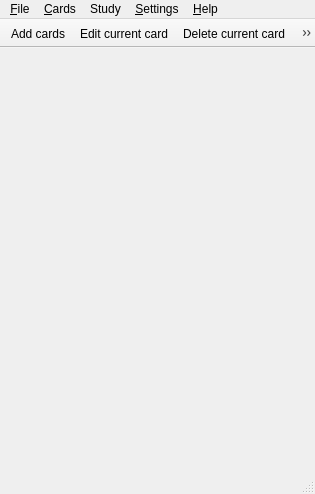
<?xml version="1.0" encoding="UTF-8"?>
<ui version="4.0">
 <class>MainWdgt</class>
 <widget class="QMainWindow" name="MainWdgt">
  <property name="geometry">
   <rect>
    <x>0</x>
    <y>0</y>
    <width>315</width>
    <height>494</height>
   </rect>
  </property>
  <property name="sizePolicy">
   <sizepolicy hsizetype="Minimum" vsizetype="Minimum">
    <horstretch>0</horstretch>
    <verstretch>0</verstretch>
   </sizepolicy>
  </property>
  <property name="windowIcon">
   <iconset resource="mnemosyne.qrc">
    <normaloff>:/mnemosyne/pixmaps/mnemosyne.png</normaloff>:/mnemosyne/pixmaps/mnemosyne.png</iconset>
  </property>
  <widget class="QWidget" name="centralwidget"/>
  <widget class="QMenuBar" name="menu_bar">
   <property name="geometry">
    <rect>
     <x>0</x>
     <y>0</y>
     <width>315</width>
     <height>21</height>
    </rect>
   </property>
   <widget class="QMenu" name="menu_Settings">
    <property name="title">
     <string>&amp;Settings</string>
    </property>
    <addaction name="actionConfigure"/>
    <addaction name="actionManagePlugins"/>
   </widget>
   <widget class="QMenu" name="menu_Help">
    <property name="title">
     <string>&amp;Help</string>
    </property>
    <addaction name="actionGettingStarted"/>
    <addaction name="actionTip"/>
    <addaction name="separator"/>
    <addaction name="actionAbout"/>
   </widget>
   <widget class="QMenu" name="menu_File">
    <property name="title">
     <string>&amp;File</string>
    </property>
    <addaction name="actionFileNew"/>
    <addaction name="actionFileOpen"/>
    <addaction name="actionFileSave"/>
    <addaction name="actionFileSaveAs"/>
    <addaction name="separator"/>
    <addaction name="actionImport"/>
    <addaction name="actionExport"/>
    <addaction name="actionSync"/>
    <addaction name="actionCompact"/>
    <addaction name="separator"/>
    <addaction name="actionFileExit"/>
   </widget>
   <widget class="QMenu" name="menu_Cards">
    <property name="title">
     <string>&amp;Cards</string>
    </property>
    <addaction name="actionAddCards"/>
    <addaction name="actionEditCurrentCard"/>
    <addaction name="actionDeleteCurrentCard"/>
    <addaction name="separator"/>
    <addaction name="actionBrowseCards"/>
    <addaction name="actionFindDuplicates"/>
    <addaction name="actionManageTypes"/>
    <addaction name="separator"/>
    <addaction name="actionShowStatistics"/>
   </widget>
   <widget class="QMenu" name="menu_Study">
    <property name="title">
     <string>Study</string>
    </property>
    <addaction name="actionActivateCards"/>
    <addaction name="separator"/>
   </widget>
   <addaction name="menu_File"/>
   <addaction name="menu_Cards"/>
   <addaction name="menu_Study"/>
   <addaction name="menu_Settings"/>
   <addaction name="menu_Help"/>
  </widget>
  <widget class="QStatusBar" name="status_bar"/>
  <widget class="QToolBar" name="tool_bar">
   <property name="windowTitle">
    <string>toolBar</string>
   </property>
   <property name="movable">
    <bool>false</bool>
   </property>
   <property name="iconSize">
    <size>
     <width>22</width>
     <height>22</height>
    </size>
   </property>
   <property name="floatable">
    <bool>false</bool>
   </property>
   <attribute name="toolBarArea">
    <enum>TopToolBarArea</enum>
   </attribute>
   <attribute name="toolBarBreak">
    <bool>false</bool>
   </attribute>
   <addaction name="actionAddCards"/>
   <addaction name="actionEditCurrentCard"/>
   <addaction name="actionDeleteCurrentCard"/>
   <addaction name="actionBrowseCards"/>
   <addaction name="actionShowStatistics"/>
  </widget>
  <action name="actionActivateCards">
   <property name="text">
    <string>(De)a&amp;ctivate cards...</string>
   </property>
   <property name="shortcut">
    <string>Ctrl+D</string>
   </property>
  </action>
  <action name="actionAddCards">
   <property name="icon">
    <iconset resource="mnemosyne.qrc">
     <normaloff>:/mnemosyne/pixmaps/add.png</normaloff>:/mnemosyne/pixmaps/add.png</iconset>
   </property>
   <property name="text">
    <string>&amp;Add cards...</string>
   </property>
   <property name="shortcut">
    <string>Ctrl+A</string>
   </property>
  </action>
  <action name="actionConfigure">
   <property name="icon">
    <iconset resource="mnemosyne.qrc">
     <normaloff>:/mnemosyne/pixmaps/configure.png</normaloff>:/mnemosyne/pixmaps/configure.png</iconset>
   </property>
   <property name="text">
    <string>&amp;Configure Mnemosyne...</string>
   </property>
  </action>
  <action name="actionDeleteCurrentCard">
   <property name="icon">
    <iconset resource="mnemosyne.qrc">
     <normaloff>:/mnemosyne/pixmaps/delete.png</normaloff>:/mnemosyne/pixmaps/delete.png</iconset>
   </property>
   <property name="text">
    <string>&amp;Delete current card</string>
   </property>
   <property name="shortcut">
    <string>Del</string>
   </property>
  </action>
  <action name="actionEditCurrentCard">
   <property name="icon">
    <iconset resource="mnemosyne.qrc">
     <normaloff>:/mnemosyne/pixmaps/edit.png</normaloff>:/mnemosyne/pixmaps/edit.png</iconset>
   </property>
   <property name="text">
    <string>&amp;Edit current card...</string>
   </property>
   <property name="shortcut">
    <string>Ctrl+E</string>
   </property>
  </action>
  <action name="actionBrowseCards">
   <property name="icon">
    <iconset resource="mnemosyne.qrc">
     <normaloff>:/mnemosyne/pixmaps/cards.png</normaloff>:/mnemosyne/pixmaps/cards.png</iconset>
   </property>
   <property name="text">
    <string>&amp;Browse cards...</string>
   </property>
   <property name="shortcut">
    <string>Ctrl+B</string>
   </property>
  </action>
  <action name="actionExport">
   <property name="text">
    <string>&amp;Export...</string>
   </property>
  </action>
  <action name="actionFileExit">
   <property name="icon">
    <iconset resource="mnemosyne.qrc">
     <normaloff>:/mnemosyne/pixmaps/exit.png</normaloff>:/mnemosyne/pixmaps/exit.png</iconset>
   </property>
   <property name="text">
    <string>E&amp;xit</string>
   </property>
  </action>
  <action name="actionFileNew">
   <property name="icon">
    <iconset>
     <normaloff>../../pixmaps/filenew.png</normaloff>../../pixmaps/filenew.png</iconset>
   </property>
   <property name="text">
    <string>&amp;New...</string>
   </property>
   <property name="shortcut">
    <string>Ctrl+N</string>
   </property>
  </action>
  <action name="actionFileOpen">
   <property name="icon">
    <iconset resource="mnemosyne.qrc">
     <normaloff>:/mnemosyne/pixmaps/fileopen.png</normaloff>:/mnemosyne/pixmaps/fileopen.png</iconset>
   </property>
   <property name="text">
    <string>&amp;Open...</string>
   </property>
   <property name="shortcut">
    <string>Ctrl+O</string>
   </property>
  </action>
  <action name="actionFileSave">
   <property name="icon">
    <iconset resource="mnemosyne.qrc">
     <normaloff>:/mnemosyne/pixmaps/filesave.png</normaloff>:/mnemosyne/pixmaps/filesave.png</iconset>
   </property>
   <property name="text">
    <string>&amp;Save</string>
   </property>
   <property name="shortcut">
    <string>Ctrl+S</string>
   </property>
  </action>
  <action name="actionFileSaveAs">
   <property name="icon">
    <iconset resource="mnemosyne.qrc">
     <normaloff>:/mnemosyne/pixmaps/filesaveas.png</normaloff>:/mnemosyne/pixmaps/filesaveas.png</iconset>
   </property>
   <property name="text">
    <string>Save &amp;as...</string>
   </property>
  </action>
  <action name="actionAbout">
   <property name="text">
    <string>&amp;About</string>
   </property>
  </action>
  <action name="actionImport">
   <property name="text">
    <string>&amp;Import...</string>
   </property>
  </action>
  <action name="actionGettingStarted">
   <property name="text">
    <string>&amp;Getting started</string>
   </property>
  </action>
  <action name="actionShowStatistics">
   <property name="icon">
    <iconset resource="mnemosyne.qrc">
     <normaloff>:/mnemosyne/pixmaps/statistics.png</normaloff>:/mnemosyne/pixmaps/statistics.png</iconset>
   </property>
   <property name="text">
    <string>Show s&amp;tatistics...</string>
   </property>
   <property name="shortcut">
    <string>Ctrl+T</string>
   </property>
  </action>
  <action name="actionTip">
   <property name="text">
    <string>&amp;Tip of the day</string>
   </property>
  </action>
  <action name="actionManagePlugins">
   <property name="text">
    <string>Manage &amp;plugins...</string>
   </property>
   <property name="toolTip">
    <string>Manage plugins</string>
   </property>
  </action>
  <action name="actionManageTypes">
   <property name="text">
    <string>&amp;Manage card types...</string>
   </property>
  </action>
  <action name="actionSync">
   <property name="text">
    <string>S&amp;ync...</string>
   </property>
   <property name="shortcut">
    <string>Ctrl+Y</string>
   </property>
  </action>
  <action name="actionCompact">
   <property name="text">
    <string>Compact...</string>
   </property>
   <property name="toolTip">
    <string>Compact database</string>
   </property>
  </action>
  <action name="actionFindDuplicates">
   <property name="text">
    <string>Find duplicate questions</string>
   </property>
  </action>
  <action name="actionStudyDefault">
   <property name="checkable">
    <bool>true</bool>
   </property>
   <property name="checked">
    <bool>true</bool>
   </property>
   <property name="text">
    <string>Scheduled -&gt; forgotten -&gt; new</string>
   </property>
  </action>
  <action name="actionStudyNew">
   <property name="checkable">
    <bool>true</bool>
   </property>
   <property name="text">
    <string>Study new cards only</string>
   </property>
  </action>
  <action name="actionCramAll">
   <property name="checkable">
    <bool>true</bool>
   </property>
   <property name="text">
    <string>Cram all cards</string>
   </property>
  </action>
 </widget>
 <resources>
  <include location="mnemosyne.qrc"/>
 </resources>
 <connections>
  <connection>
   <sender>actionAddCards</sender>
   <signal>triggered()</signal>
   <receiver>MainWdgt</receiver>
   <slot>add_cards</slot>
   <hints>
    <hint type="sourcelabel">
     <x>-1</x>
     <y>-1</y>
    </hint>
    <hint type="destinationlabel">
     <x>164</x>
     <y>226</y>
    </hint>
   </hints>
  </connection>
  <connection>
   <sender>actionFileNew</sender>
   <signal>triggered()</signal>
   <receiver>MainWdgt</receiver>
   <slot>file_new</slot>
   <hints>
    <hint type="sourcelabel">
     <x>-1</x>
     <y>-1</y>
    </hint>
    <hint type="destinationlabel">
     <x>269</x>
     <y>146</y>
    </hint>
   </hints>
  </connection>
  <connection>
   <sender>actionFileOpen</sender>
   <signal>triggered()</signal>
   <receiver>MainWdgt</receiver>
   <slot>file_open</slot>
   <hints>
    <hint type="sourcelabel">
     <x>-1</x>
     <y>-1</y>
    </hint>
    <hint type="destinationlabel">
     <x>269</x>
     <y>179</y>
    </hint>
   </hints>
  </connection>
  <connection>
   <sender>actionFileSave</sender>
   <signal>triggered()</signal>
   <receiver>MainWdgt</receiver>
   <slot>file_save</slot>
   <hints>
    <hint type="sourcelabel">
     <x>-1</x>
     <y>-1</y>
    </hint>
    <hint type="destinationlabel">
     <x>93</x>
     <y>124</y>
    </hint>
   </hints>
  </connection>
  <connection>
   <sender>actionFileSaveAs</sender>
   <signal>triggered()</signal>
   <receiver>MainWdgt</receiver>
   <slot>file_save_as</slot>
   <hints>
    <hint type="sourcelabel">
     <x>-1</x>
     <y>-1</y>
    </hint>
    <hint type="destinationlabel">
     <x>93</x>
     <y>124</y>
    </hint>
   </hints>
  </connection>
  <connection>
   <sender>actionFileExit</sender>
   <signal>triggered()</signal>
   <receiver>MainWdgt</receiver>
   <slot>close()</slot>
   <hints>
    <hint type="sourcelabel">
     <x>-1</x>
     <y>-1</y>
    </hint>
    <hint type="destinationlabel">
     <x>269</x>
     <y>124</y>
    </hint>
   </hints>
  </connection>
  <connection>
   <sender>actionEditCurrentCard</sender>
   <signal>triggered()</signal>
   <receiver>MainWdgt</receiver>
   <slot>edit_current_card</slot>
   <hints>
    <hint type="sourcelabel">
     <x>-1</x>
     <y>-1</y>
    </hint>
    <hint type="destinationlabel">
     <x>83</x>
     <y>87</y>
    </hint>
   </hints>
  </connection>
  <connection>
   <sender>actionDeleteCurrentCard</sender>
   <signal>triggered()</signal>
   <receiver>MainWdgt</receiver>
   <slot>delete_current_card</slot>
   <hints>
    <hint type="sourcelabel">
     <x>-1</x>
     <y>-1</y>
    </hint>
    <hint type="destinationlabel">
     <x>109</x>
     <y>67</y>
    </hint>
   </hints>
  </connection>
  <connection>
   <sender>actionManagePlugins</sender>
   <signal>triggered()</signal>
   <receiver>MainWdgt</receiver>
   <slot>manage_plugins</slot>
   <hints>
    <hint type="sourcelabel">
     <x>-1</x>
     <y>-1</y>
    </hint>
    <hint type="destinationlabel">
     <x>113</x>
     <y>85</y>
    </hint>
   </hints>
  </connection>
  <connection>
   <sender>actionManageTypes</sender>
   <signal>triggered()</signal>
   <receiver>MainWdgt</receiver>
   <slot>manage_card_types</slot>
   <hints>
    <hint type="sourcelabel">
     <x>-1</x>
     <y>-1</y>
    </hint>
    <hint type="destinationlabel">
     <x>277</x>
     <y>85</y>
    </hint>
   </hints>
  </connection>
  <connection>
   <sender>actionShowStatistics</sender>
   <signal>triggered()</signal>
   <receiver>MainWdgt</receiver>
   <slot>show_statistics</slot>
   <hints>
    <hint type="sourcelabel">
     <x>-1</x>
     <y>-1</y>
    </hint>
    <hint type="destinationlabel">
     <x>250</x>
     <y>105</y>
    </hint>
   </hints>
  </connection>
  <connection>
   <sender>actionImport</sender>
   <signal>triggered()</signal>
   <receiver>MainWdgt</receiver>
   <slot>import_file</slot>
   <hints>
    <hint type="sourcelabel">
     <x>-1</x>
     <y>-1</y>
    </hint>
    <hint type="destinationlabel">
     <x>131</x>
     <y>152</y>
    </hint>
   </hints>
  </connection>
  <connection>
   <sender>actionExport</sender>
   <signal>triggered()</signal>
   <receiver>MainWdgt</receiver>
   <slot>export_file</slot>
   <hints>
    <hint type="sourcelabel">
     <x>-1</x>
     <y>-1</y>
    </hint>
    <hint type="destinationlabel">
     <x>131</x>
     <y>152</y>
    </hint>
   </hints>
  </connection>
  <connection>
   <sender>actionConfigure</sender>
   <signal>triggered()</signal>
   <receiver>MainWdgt</receiver>
   <slot>configure</slot>
   <hints>
    <hint type="sourcelabel">
     <x>-1</x>
     <y>-1</y>
    </hint>
    <hint type="destinationlabel">
     <x>109</x>
     <y>92</y>
    </hint>
   </hints>
  </connection>
  <connection>
   <sender>actionActivateCards</sender>
   <signal>triggered()</signal>
   <receiver>MainWdgt</receiver>
   <slot>activate_cards</slot>
   <hints>
    <hint type="sourcelabel">
     <x>-1</x>
     <y>-1</y>
    </hint>
    <hint type="destinationlabel">
     <x>123</x>
     <y>100</y>
    </hint>
   </hints>
  </connection>
  <connection>
   <sender>actionSync</sender>
   <signal>triggered()</signal>
   <receiver>MainWdgt</receiver>
   <slot>sync</slot>
   <hints>
    <hint type="sourcelabel">
     <x>-1</x>
     <y>-1</y>
    </hint>
    <hint type="destinationlabel">
     <x>139</x>
     <y>152</y>
    </hint>
   </hints>
  </connection>
  <connection>
   <sender>actionBrowseCards</sender>
   <signal>triggered()</signal>
   <receiver>MainWdgt</receiver>
   <slot>browse_cards</slot>
   <hints>
    <hint type="sourcelabel">
     <x>-1</x>
     <y>-1</y>
    </hint>
    <hint type="destinationlabel">
     <x>139</x>
     <y>152</y>
    </hint>
   </hints>
  </connection>
  <connection>
   <sender>actionTip</sender>
   <signal>triggered()</signal>
   <receiver>MainWdgt</receiver>
   <slot>show_tip</slot>
   <hints>
    <hint type="sourcelabel">
     <x>-1</x>
     <y>-1</y>
    </hint>
    <hint type="destinationlabel">
     <x>139</x>
     <y>152</y>
    </hint>
   </hints>
  </connection>
  <connection>
   <sender>actionGettingStarted</sender>
   <signal>triggered()</signal>
   <receiver>MainWdgt</receiver>
   <slot>show_getting_started</slot>
   <hints>
    <hint type="sourcelabel">
     <x>-1</x>
     <y>-1</y>
    </hint>
    <hint type="destinationlabel">
     <x>139</x>
     <y>152</y>
    </hint>
   </hints>
  </connection>
  <connection>
   <sender>actionAbout</sender>
   <signal>triggered()</signal>
   <receiver>MainWdgt</receiver>
   <slot>show_about()</slot>
   <hints>
    <hint type="sourcelabel">
     <x>-1</x>
     <y>-1</y>
    </hint>
    <hint type="destinationlabel">
     <x>157</x>
     <y>246</y>
    </hint>
   </hints>
  </connection>
  <connection>
   <sender>actionCompact</sender>
   <signal>triggered()</signal>
   <receiver>MainWdgt</receiver>
   <slot>compact_database()</slot>
   <hints>
    <hint type="sourcelabel">
     <x>-1</x>
     <y>-1</y>
    </hint>
    <hint type="destinationlabel">
     <x>157</x>
     <y>246</y>
    </hint>
   </hints>
  </connection>
  <connection>
   <sender>actionFindDuplicates</sender>
   <signal>triggered()</signal>
   <receiver>MainWdgt</receiver>
   <slot>find_duplicates()</slot>
   <hints>
    <hint type="sourcelabel">
     <x>-1</x>
     <y>-1</y>
    </hint>
    <hint type="destinationlabel">
     <x>157</x>
     <y>246</y>
    </hint>
   </hints>
  </connection>
 </connections>
</ui>
